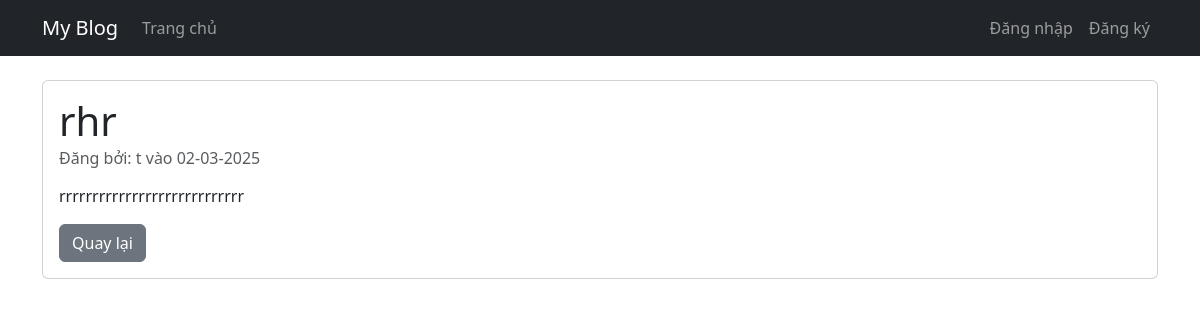
The app's page /post/17 with its own data.
### my_blog/app.py (models this page shows, shortened)
class Post(db.Model):
    id = db.Column(db.Integer, primary_key=True)
    title = db.Column(db.String(100), nullable=False)
    content = db.Column(db.Text, nullable=False)
    date_posted = db.Column(db.DateTime, default=datetime.utcnow)
    user_id = db.Column(db.Integer, db.ForeignKey('user.id'), nullable=False)

class User(db.Model, UserMixin):
    id = db.Column(db.Integer, primary_key=True)
    username = db.Column(db.String(20), unique=True, nullable=False)
    email = db.Column(db.String(120), unique=True, nullable=False)
    password = db.Column(db.String(60), nullable=False)
    posts = db.relationship('Post', backref='author', lazy=True)
    is_admin = db.Column(db.Boolean, default=False)
    is_blocked = db.Column(db.Boolean, default=False)

### my_blog/app.py (the view)
@app.route('/post/<int:post_id>')
def post(post_id):
    post = Post.query.get_or_404(post_id)
    return render_template('post.html', post=post)

### my_blog/templates/post.html
{% extends "layout.html" %}
{% block content %}
    <div class="card">
        <div class="card-body">
            <h1 class="card-title">{{ post.title }}</h1>
            <h6 class="card-subtitle mb-3 text-muted">
                Đăng bởi: {{ post.author.username }} vào {{ post.date_posted.strftime('%d-%m-%Y') }}
            </h6>
            <p class="card-text">{{ post.content }}</p>
            <a href="{{ url_for('index') }}" class="btn btn-secondary">Quay lại</a>
        </div>
    </div>
{% endblock content %}

### records on screen
Post: title "rhr", date_posted "02-03-2025", content "rrrrrrrrrrrrrrrrrrrrrrrrrrrr"
User: author.username "t"
